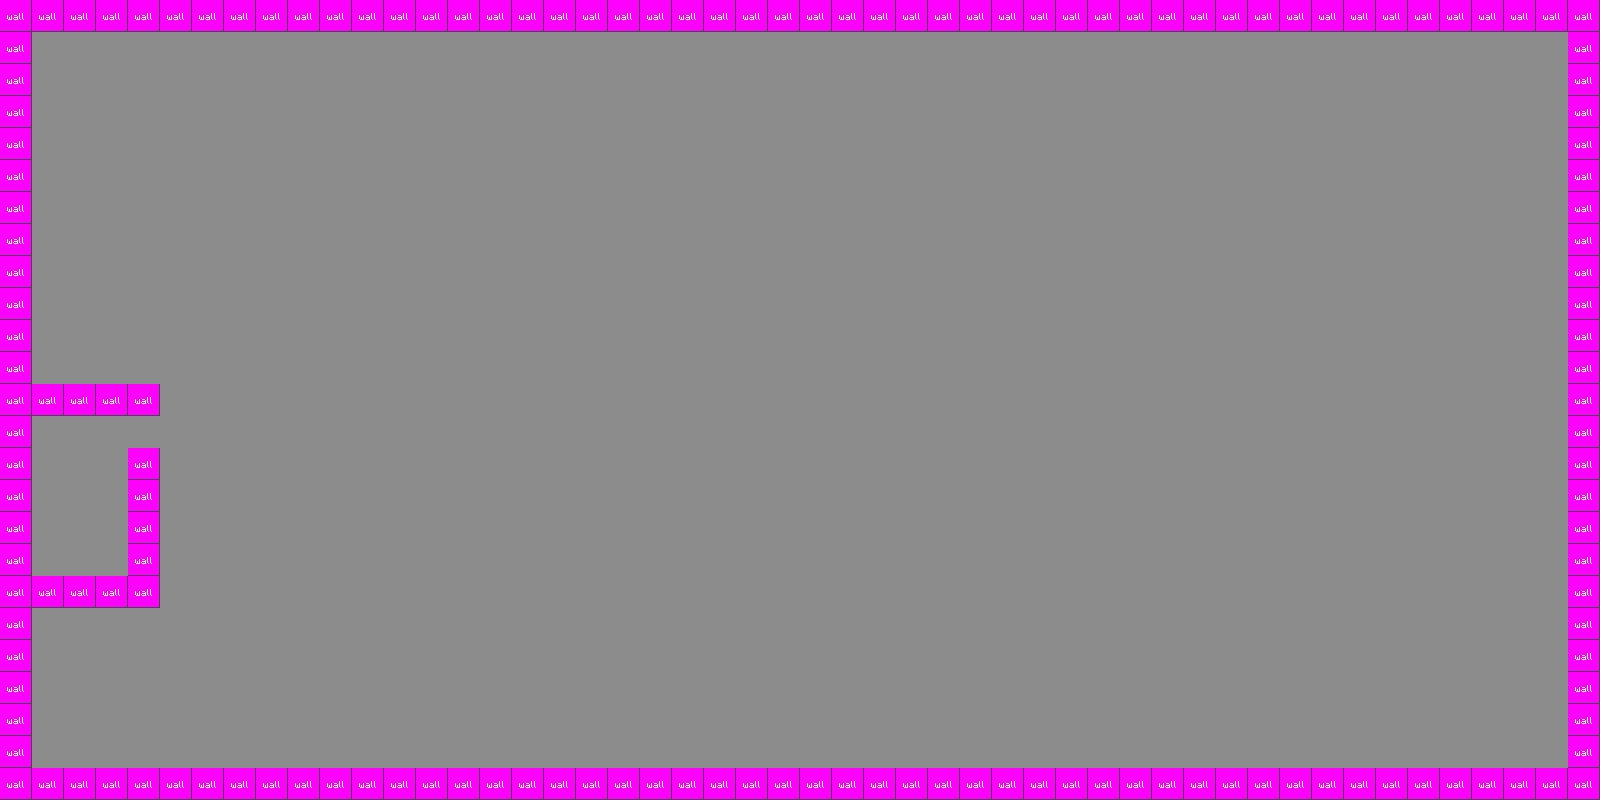

Tiled map render using the project's own tile images. Description and the map definition, with tile-layer contents summarised, below:
An orthogonal 50x25 tile map with 32x32 px tiles, 3 tile layers (Ground, house, Collision) and 9 objects.

<map version="1.0" orientation="orthogonal" width="50" height="25" tilewidth="32" tileheight="32">
 <tileset firstgid="1" name="gametiles" tilewidth="32" tileheight="32">
  <image source="gametiles.png" width="128" height="128" />
 </tileset>
 <layer name="Ground" width="50" height="25">
  <data>[1250 cells, 1250 non-empty, 2 distinct tile ids]</data>
 </layer>
 <objectgroup name="Objects" width="50" height="25">
  <object gid="3" x="352" y="320">
   <properties>
    <property name="classname" value="info_player_spawn" />
   </properties>
  </object>
  <object gid="11" x="544" y="288">
   <properties>
    <property name="classname" value="Scorebox" />
    <property name="color_index" value="4" />
   </properties>
  </object>
  <object gid="11" x="288" y="224">
   <properties>
    <property name="classname" value="Scorebox" />
    <property name="color_index" value="1" />
   </properties>
  </object>
  <object gid="11" x="384" y="128">
   <properties>
    <property name="classname" value="Scorebox" />
    <property name="color_index" value="3" />
   </properties>
  </object>
  <object gid="11" x="288" y="160">
   <properties>
    <property name="classname" value="Scorebox" />
    <property name="color_index" value="1" />
   </properties>
  </object>
  <object gid="11" x="416" y="160">
   <properties>
    <property name="classname" value="Scorebox" />
    <property name="color_index" value="3" />
   </properties>
  </object>
  <object gid="11" x="352" y="160">
   <properties>
    <property name="classname" value="Scorebox" />
    <property name="color_index" value="3" />
   </properties>
  </object>
  <object gid="11" x="512" y="320">
   <properties>
    <property name="classname" value="Scorebox" />
    <property name="color_index" value="4" />
   </properties>
  </object>
  <object gid="11" x="512" y="256">
   <properties>
    <property name="classname" value="Scorebox" />
    <property name="color_index" value="4" />
   </properties>
  </object>
 </objectgroup>
 <layer name="house" width="50" height="25">
  <data>[1250 cells, 11 non-empty, 2 distinct tile ids]</data>
 </layer>
 <layer name="Collision" width="50" height="25">
  <data>[1250 cells, 158 non-empty, 1 distinct tile ids]</data>
 </layer>
</map>
